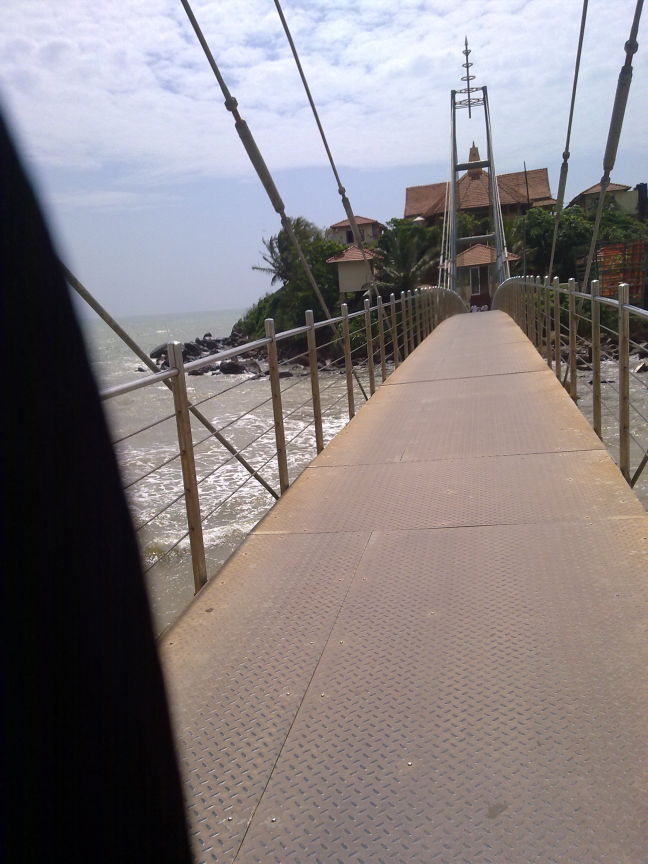
#> input picture image video feature extraction testing/featureExtraction/build/home.jpg, 1944 x 2592 px, given in place of cctv052x2004080517x01656.avi, which was not available (shown at 1/3 size)
$ jupyter execute --allow-errors Untitled0.ipynb   (Python 2 division)   (older library calls are emulated)
#> lines starting #> are read from the running program, lines starting #| are printed output that depends on the picture; after the words box and inside, x2 and y2 are one past the last pixel; in counts of white or black regions, pixels touching at a corner belong together; pictures that were not available may be replaced by others from this repository, and a replacement may not be noted
[cell 1]
#!/usr/bin/env python

# See also: http://sundararajana.blogspot.com/2007/05/motion-detection-using-opencv.html

import cv2 as cv
import time

from scipy import *
from scipy.cluster import vq
import numpy
import sys, os, random, hashlib

from math import *

"""
Python Motion Tracker

Reads an incoming video stream and tracks motion in real time.
Detected motion events are logged to a text file.  Also has face detection.
"""

#
# BBoxes must be in the format:
# ( (topleft_x), (topleft_y) ), ( (bottomright_x), (bottomright_y) ) )
top = 0
bottom = 1
left = 0
right = 1

# [60 lines left out: functions merge_collided_bboxes, detect_faces, not called in this run]


class Target:
	def __init__(self):

		if len( sys.argv ) > 1:
			self.writer = None
			self.capture = cv.CaptureFromFile( sys.argv[1] )
			frame = cv.QueryFrame(self.capture)
			frame_size = cv.GetSize(frame)
		else:
			fps=15
			is_color = True

			self.capture = cv.CaptureFromCAM(0)
			#cv.SetCaptureProperty( self.capture, cv.CV_CAP_PROP_FRAME_WIDTH, 640 );
			#cv.SetCaptureProperty( self.capture, cv.CV_CAP_PROP_FRAME_HEIGHT, 480 );
			cv.SetCaptureProperty( self.capture, cv.CV_CAP_PROP_FRAME_WIDTH, 320 );
			cv.SetCaptureProperty( self.capture, cv.CV_CAP_PROP_FRAME_HEIGHT, 240 );
			frame = cv.QueryFrame(self.capture)
			frame_size = cv.GetSize(frame)

			self.writer = None
			# [12 lines of commented-out code are left out]

		frame = cv.QueryFrame(self.capture)
		cv.NamedWindow("Target", 1)
		#cv.NamedWindow("Target2", 1)


	# [395 lines left out: function run, not called in this run]

#> (the rest of this cell did not finish here and is left out)

[cell 2]
import cv2
import numpy as np

c = cv2.VideoCapture("video & segments/traffic video/17KAJ4F_172.18.4.71_2013-06-11_06-00-00(4).mp4")
frameCount=c.get(cv2.cv.CV_CAP_PROP_FRAME_COUNT)
print frameCount

[cell 3]
import cv2
import numpy as np

# c = cv2.VideoCapture("video & segments/traffic video/17KAJ4F_172.18.4.71_2013-06-11_06-00-00(4).mp4")
#high
c = cv2.VideoCapture("video/cctv052x2004080517x01656.avi")
# low
# c = cv2.VideoCapture("video/cctv052x2004080612x01910.avi")
#medium
# c = cv2.VideoCapture("video/cctv052x2004080617x00076.avi")

_,f = c.read()
#> f is the input picture: shape (2592, 1944, 3); mean B, G, R 128.7, 126.6, 133.5
restot=cv2.cvtColor(f, cv2.COLOR_BGR2GRAY)
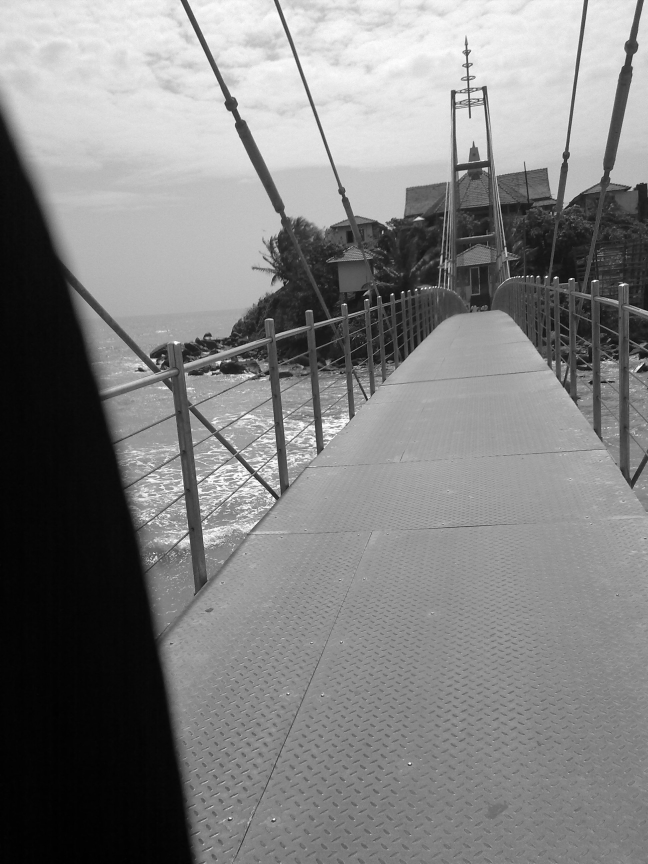
#> restot: shape (2592, 1944) (shown at 1/3 size); min 0, max 255, mean 128.9
avg1 = np.float32(f)
avg2 = np.float32(f)
back=f
while(1):
    _,ff = c.read()
    f=cv2.GaussianBlur(ff,(5,5),0)
#     cv2.accumulateWeighted(f,avg1,0.1)
#     cv2.accumulateWeighted(f,avg2,0.01)
    res3=cv2.absdiff(f,back)
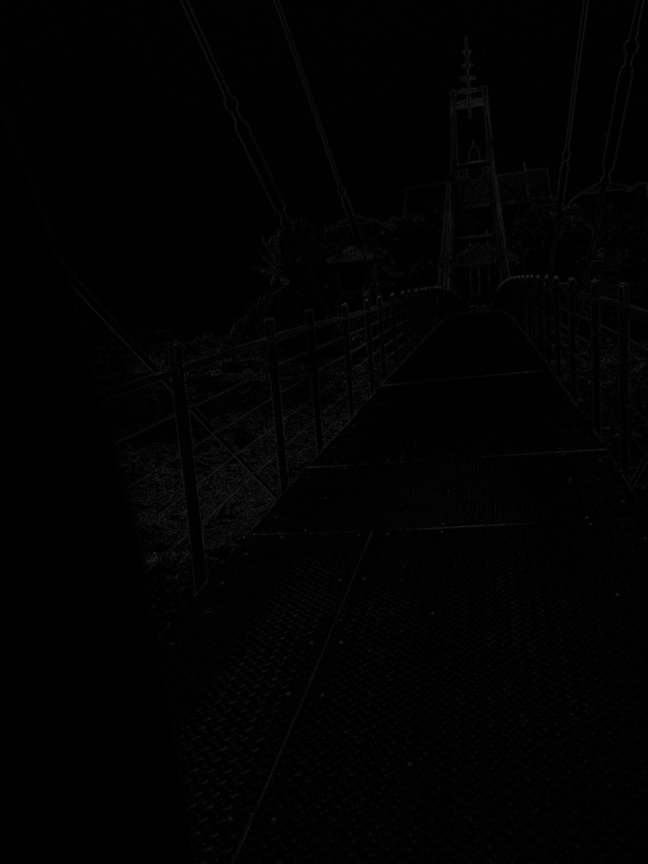
#> res3: shape (2592, 1944, 3) (shown at 1/3 size); mean B, G, R 2, 2, 2

    res4= cv2.cvtColor(res3, cv2.COLOR_BGR2GRAY)
    edges = cv2.Canny(res4,100,200)
#> edges: shape (2592, 1944); 0.01% white in thin lines or dots, all inside (x1, y1, x2, y2) = (445, 823, 1873, 2082)

    res5=cv2.GaussianBlur(res4,(7,7),0)
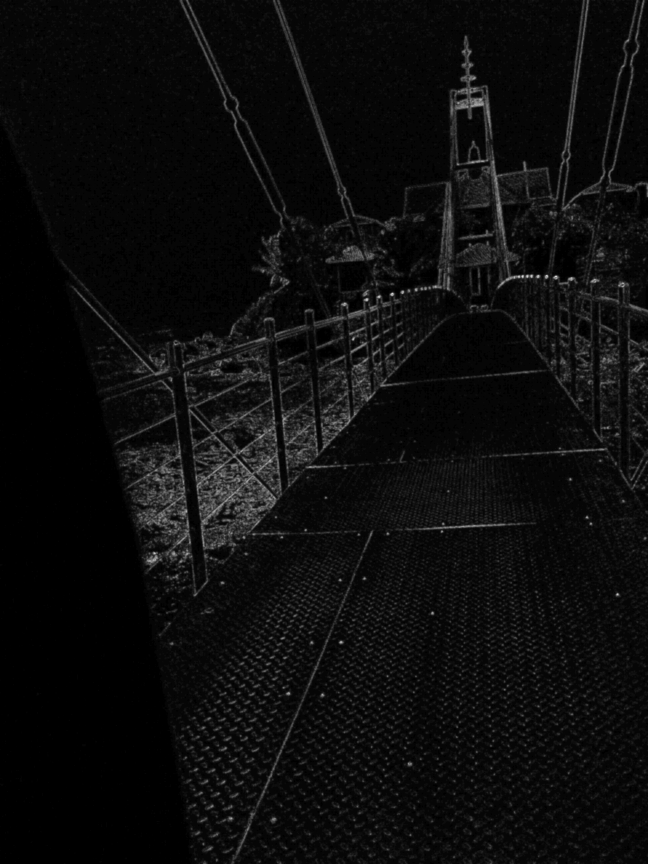
#> res5: shape (2592, 1944) (shown at 1/3 size); min 0, max 39, mean 2; drawn with min black and max white
    (th,res5)=cv2.threshold(res5,15,255,cv2.THRESH_BINARY)
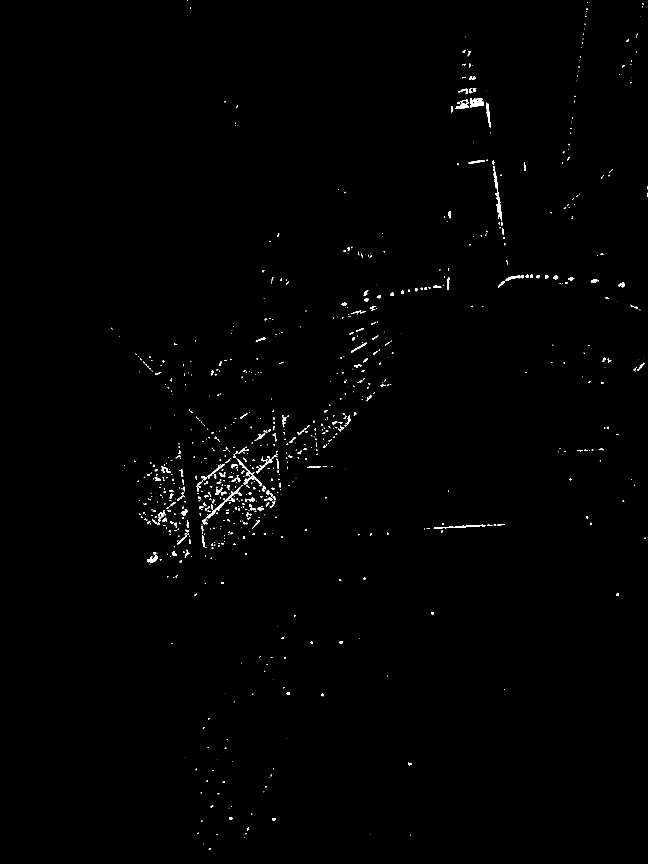
#> res5: shape (2592, 1944) (shown at 1/3 size); 0.53% white; 916 white regions (614 under 20 px), largest, box (x1, y1, x2, y2) and area: (1480, 514, 1506, 659) 942, (1410, 294, 1452, 323) 796, (619, 1462, 721, 1555) 785


#     res6=cv2.GaussianBlur(res5,(5,5),0)

    print res5
#> (printed output is left out)
    # [5 lines of commented-out code are left out]
    cv2.imshow('img',f)
#     cv2.imshow('avg1',restot)
    cv2.imshow('avg2',res4)
    cv2.imshow('diff',res5)
    cv2.imshow('edges',edges)
    k = cv2.waitKey(20)
#> (key Esc is pressed here)
    back=f
    if k == 27:
        break

cv2.destroyAllWindows()
c.release()

[cell 4]
import numpy as np
import cv2

cap = cv2.VideoCapture("video & segments/traffic video/17KAJ4F_172.18.4.71_2013-06-11_06-00-00(4).mp4")


fgbg = cv2.BackgroundSubtractorMOG()

while(1):
    ret, frame = cap.read()

    fgmask = fgbg.apply(frame)
#> fgmask: shape (2592, 1944); every value is 0
    edges = cv2.Canny(fgmask,0,200)
    cv2.imshow('frame',fgmask)
    cv2.imshow('edge',edges)
    k = cv2.waitKey(30) & 0xff
#> (key Esc is pressed here)
    if k == 27:
        break

cap.release()
cv2.destroyAllWindows()

[cell 5]
import cv2

def diffImg(t0, t1, t2):
    d1 = cv2.absdiff(t2, t1)
    d2 = cv2.absdiff(t1, t0)
    return cv2.bitwise_and(d1, d2)

cam = cv2.VideoCapture("video & segments/traffic video/17KAJ4F_172.18.4.71_2013-06-11_06-00-00(4).mp4")

winName = "Movement Indicator"
cv2.namedWindow(winName, cv2.CV_WINDOW_AUTOSIZE)

# Read three images first:
t_minus = cv2.cvtColor(cam.read()[1], cv2.COLOR_RGB2GRAY)
t = cv2.cvtColor(cam.read()[1], cv2.COLOR_RGB2GRAY)
t_plus = cv2.cvtColor(cam.read()[1], cv2.COLOR_RGB2GRAY)

while True:
    cv2.imshow( winName, diffImg(t_minus, t, t_plus) )

    # Read next image
    t_minus = t
    t = t_plus
    t_plus = cv2.cvtColor(cam.read()[1], cv2.COLOR_RGB2GRAY)

    key = cv2.waitKey(10)
#> (key Esc is pressed here)
    if key == 27:
       cv2.destroyWindow(winName)
       break

print "Goodbye"

[cell 6]
import numpy as np
import cv2

cap = cv2.VideoCapture("video & segments/traffic video/17KAJ4F_172.18.4.71_2013-06-11_06-00-00(4).mp4")

# params for ShiTomasi corner detection
feature_params = dict( maxCorners = 100,
                       qualityLevel = 0.3,
                       minDistance = 7,
                       blockSize = 7 )

# Parameters for lucas kanade optical flow
lk_params = dict( winSize  = (15,15),
                  maxLevel = 2,
                  criteria = (cv2.TERM_CRITERIA_EPS | cv2.TERM_CRITERIA_COUNT, 10, 0.03))

# Create some random colors
color = np.random.randint(0,255,(100,3))

# Take first frame and find corners in it
ret, old_frame = cap.read()
old_gray = cv2.cvtColor(old_frame, cv2.COLOR_BGR2GRAY)
p0 = cv2.goodFeaturesToTrack(old_gray, mask = None, **feature_params)
#> p0 = 100 rows, first 8: [1208, 876], [1595, 828], [1177, 882], [1557, 830], [1248, 869], [1568, 830], [1640, 830], [1582, 829]

# Create a mask image for drawing purposes
mask = np.zeros_like(old_frame)

while(1):
    ret,frame = cap.read()
    frame_gray = cv2.cvtColor(frame, cv2.COLOR_BGR2GRAY)

    # calculate optical flow
    p1, st, err = cv2.calcOpticalFlowPyrLK(old_gray, frame_gray, p0, None, **lk_params)
#> p1 has the same summary as p0; st = 100 values from 1 to 1; err = 100 values from 0 to 0

    # Select good points
    good_new = p1[st==1]
#> good_new = 100 pairs, first value 444 to 1812, second value 151 to 2459
    good_old = p0[st==1]
#> good_old has the same summary as good_new

    # draw the tracks
    for i,(new,old) in enumerate(zip(good_new,good_old)):
        a,b = new.ravel()
        c,d = old.ravel()
        mask = cv2.line(mask, (a,b),(c,d), color[i].tolist(), 2)
        frame = cv2.circle(frame,(a,b),5,color[i].tolist(),-1)
#> this loop made 100 passes
#> (a, b, c, d) on passes 1 to 12: (1208, 876, 1208, 876), (1595, 828, 1595, 828), (1177, 882, 1177, 882), (1557, 830, 1557, 830), (1248, 869, 1248, 869), (1568, 830, 1568, 830), (1640, 830, 1640, 830), (1582, 829, 1582, 829), (1614, 829, 1614, 829), (1138, 890, 1138, 890), (852, 1267, 852, 1267), (1033, 913, 1033, 913)
    img = cv2.add(frame,mask)

    cv2.imshow('frame',frame)
    k = cv2.waitKey(30) & 0xff
#> (key Esc is pressed here)
    if k == 27:
        break

    # Now update the previous frame and previous points
    old_gray = frame_gray.copy()
    p0 = good_new.reshape(-1,1,2)

cv2.destroyAllWindows()
cap.release()

[cell 7]
import cv2
import numpy as np
from matplotlib import pyplot as plt

img = cv2.imread('messi5.jpg',0)
edges = cv2.Canny(img,100,200)

#> (the rest of this cell did not finish here and is left out)

[cell 8]
import cv2
import numpy as np

# c = cv2.VideoCapture("video & segments/traffic video/17KAJ4F_172.18.4.71_2013-06-11_06-00-00(4).mp4")
#high
c1 = cv2.VideoCapture("video/cctv052x2004080517x01656.avi")
# low
c2 = cv2.VideoCapture("video/cctv052x2004080612x01910.avi")
#medium
c3 = cv2.VideoCapture("video/cctv052x2004080617x00076.avi")

_,f = c1.read()
_,f = c2.read()
_,f = c3.read()

_,f1 = c1.read()
_,f2 = c2.read()
_,f3 = c3.read()

vis = np.concatenate((f1, f3, f2), axis=1)
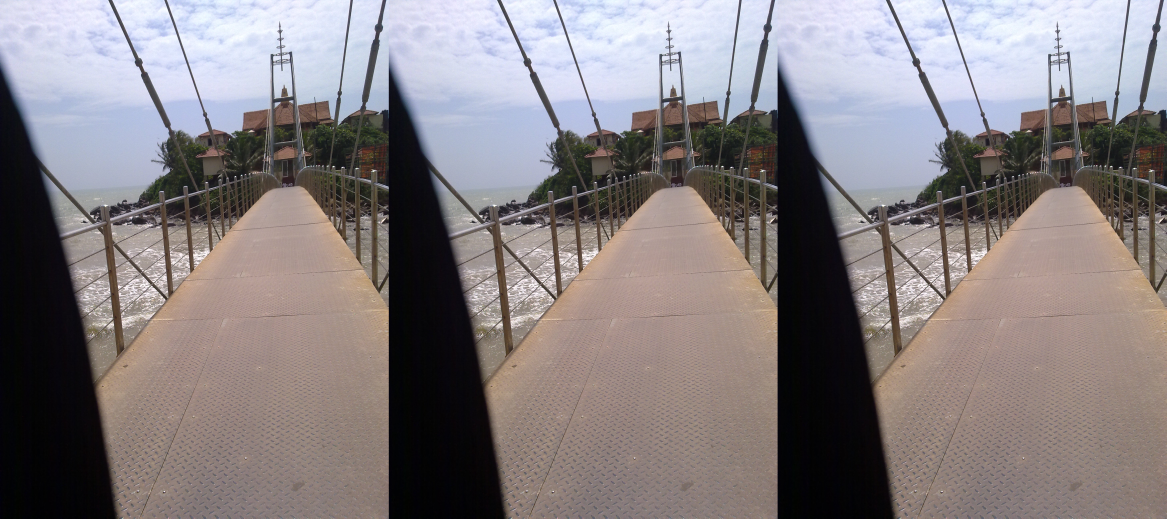
#> vis: shape (2592, 5832, 3) (shown at 1/5 size); mean B, G, R 128.7, 126.6, 133.5
cv2.imwrite('out.jpg', vis)


cv2.destroyAllWindows()
#> (the rest of this cell did not finish here and is left out)
